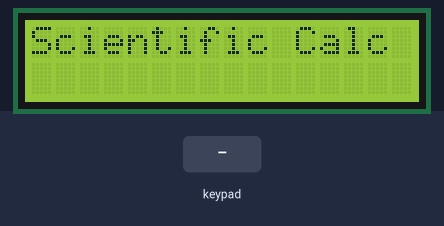
The sketch below on a simulated Arduino Uno, built with avr-gcc and run on an emulated ATmega328P. On the bench: 16×2 character LCD. Wiring (inferred from the names in the program): 4×4 keypad with keys 1 2 3 A 4 5 6 B 7 8 9 C . 0 # D: rows pin 4, pin 5, pin 6, pin 7; columns pin 8, pin 9, pin 10, pin 11. The inputs (shaded band) are chosen by the test bench.

Above: at 0.1 s.
1.8 s: key '#' pressed
At 3.4 s:
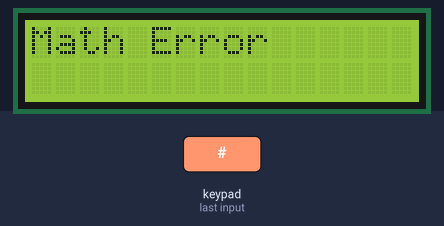
4.8 s: keypad keys 4 5 6 7 # pressed 0.4 s apart
At 7.0 s:
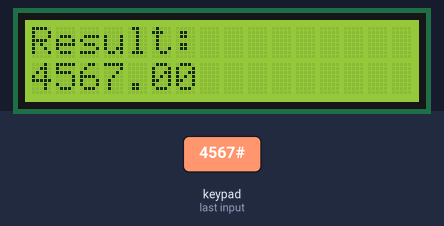
8.3 s: key 'A' pressed
11.3 s: keypad keys 4 5 6 7 A pressed 0.4 s apart
At 14.0 s:
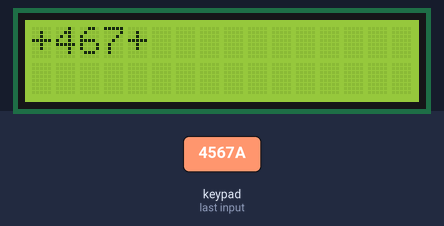
14.8 s: key 'C' pressed
At 15.5 s:
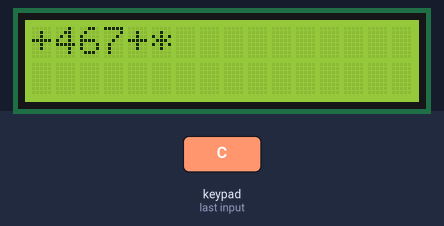
16.6 s: keypad keys 4 5 6 7 D pressed 0.4 s apart
At 19.5 s:
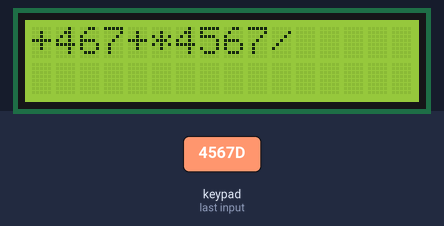
Timing chart, 0 to 21.0 s (numbered marks = the images above; inputs shaded):
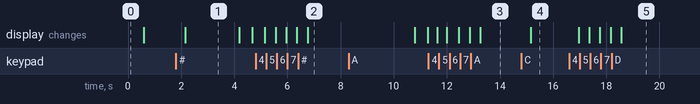

Measured:
- after the input at 1.8 s, the display: changes after 0.36 s (image 1)
- after the input at 4.8 s, the display: first changes after 0.35 s (image 2 shows a later state)
- after the input at 11.3 s, the display: first differs from a run without the input after 0.70 s (image 3 shows a later state)
- after the input at 14.8 s, the display: changes after 0.36 s (image 4)
- after the input at 16.6 s, the display: first changes after 0.36 s (image 5 shows a later state)
- what the display in image 1 shows lasts 2.0 s, from 2.2 s to 4.2 s

The sketch:

scientific_calculator.ino
```cpp
/*
  🧮 Embedded Scientific Calculator (Fixed & Clean Version)

  Author: Venkateswarlu Reddy
*/

#include <LiquidCrystal_I2C.h>
#include <math.h>

LiquidCrystal_I2C lcd(0x27, 16, 2);

// ---------------- KEYPAD ----------------
byte rowPins[4] = {4,5,6,7};
byte colPins[4] = {8,9,10,11};

char keys[4][4] = {
  {'1','2','3','A'},
  {'4','5','6','B'},
  {'7','8','9','C'},
  {'.','0','#','D'}
};

String expr = "";

// ---------------- CONFIG ----------------
#define DEBOUNCE_DELAY 200
#define HOLD_DELAY 800

// ---------------- SETUP ----------------
void setup(){
  lcd.init();
  lcd.backlight();
  resetCalc();
}

// ---------------- LOOP ----------------
void loop(){

  bool hold=false;
  char k = getKey(hold);
  if(!k) return;

  // ---------- SCIENTIFIC FUNCTIONS ----------
  if(hold && expr!=""){

    float val = expr.toFloat();

    lcd.clear();

    if(k=='C'){
      lcd.print("Square:");
      lcd.setCursor(0,1);
      lcd.print(val * val);
    }
    else if(k=='D'){
      lcd.print("Cube:");
      lcd.setCursor(0,1);
      lcd.print(val * val * val);
    }
    else if(k=='A'){
      if(val < 0){ showError(); return; }
      lcd.print("Sqrt:");
      lcd.setCursor(0,1);
      lcd.print(sqrt(val));
    }

    delay(3000);
    resetCalc();
    return;
  }

  // ---------- INPUT ----------
  if((k>='0' && k<='9') || k=='.'){
    expr += k;
  }
  else if(k=='A') expr += '+';
  else if(k=='B') expr += '-';
  else if(k=='C') expr += '*';
  else if(k=='D') expr += '/';

  // ---------- EVALUATE ----------
  else if(k=='#'){

    if(expr=="" || !isValidExpression(expr)){
      showError();
      return;
    }

    bool err=false;
    float res = evaluate(expr, err);

    lcd.clear();
    lcd.print("Result:");
    lcd.setCursor(0,1);

    if(err || isnan(res) || isinf(res)){
      showError();
      return;
    }

    lcd.print(res);
    delay(4000);
    resetCalc();
    return;
  }

  lcd.clear();
  lcd.print(expr);
}

// ---------------- KEYPAD ----------------
char getKey(bool &hold){

  for(int r=0;r<4;r++){
    pinMode(rowPins[r],OUTPUT);
    digitalWrite(rowPins[r],LOW);

    for(int c=0;c<4;c++){
      pinMode(colPins[c],INPUT_PULLUP);

      if(digitalRead(colPins[c])==LOW){

        unsigned long start = millis();
        hold = false;

        while(digitalRead(colPins[c])==LOW){
          if(millis()-start > HOLD_DELAY){
            hold = true;
          }
        }

        delay(DEBOUNCE_DELAY);
        return keys[r][c];
      }
    }
    digitalWrite(rowPins[r],HIGH);
  }

  return 0;
}

// ---------------- UTIL ----------------
void resetCalc(){
  expr="";
  lcd.clear();
  lcd.print("Scientific Calc");
  delay(500);
  lcd.clear();
}

void showError(){
  lcd.clear();
  lcd.print("Math Error");
  delay(2000);
  resetCalc();
}

bool isOp(char c){
  return (c=='+'||c=='-'||c=='*'||c=='/');
}

// ---------------- VALIDATION ----------------
bool isValidExpression(String s){

  if(s.length() == 0) return false;

  if(isOp(s[s.length()-1])) return false;

  for(int i=0; i<s.length(); i++){

    if(!( (s[i]>='0'&&s[i]<='9') || s[i]=='.' || isOp(s[i]) ))
      return false;

    if(i > 0 && isOp(s[i]) && isOp(s[i-1])){
      return false;
    }

    if(i==0 && isOp(s[i]) && s[i] != '-'){
      return false;
    }
  }

  return true;
}

// ---------------- EVALUATOR ----------------
int precedence(char op){
  if(op=='+'||op=='-') return 1;
  if(op=='*'||op=='/') return 2;
  return 0;
}

float apply(float a,float b,char op,bool &err){
  if(op=='+') return a+b;
  if(op=='-') return a-b;
  if(op=='*') return a*b;
  if(op=='/'){
    if(b==0){ err=true; return 0; }
    return a/b;
  }
  err=true;
  return 0;
}

float evaluate(String s,bool &err){

  float numStack[20];
  char opStack[20];
  int ns=0, os=0, i=0;

  while(i<s.length()){

    if((s[i]>='0'&&s[i]<='9') || s[i]=='.'){
      String val="";
      while(i<s.length() && ((s[i]>='0'&&s[i]<='9')||s[i]=='.')){
        val+=s[i]; i++;
      }
      numStack[ns++] = val.toFloat();
    }

    else if(isOp(s[i])){
      while(os>0 && precedence(opStack[os-1]) >= precedence(s[i])){
        float b=numStack[--ns];
        float a=numStack[--ns];
        char op=opStack[--os];
        numStack[ns++] = apply(a,b,op,err);
        if(err) return 0;
      }
      opStack[os++] = s[i];
      i++;
    }

    else{
      err=true;
      return 0;
    }
  }

  while(os>0){
    float b=numStack[--ns];
    float a=numStack[--ns];
    char op=opStack[--os];
    numStack[ns++] = apply(a,b,op,err);
    if(err) return 0;
  }

  return numStack[0];
}
```
